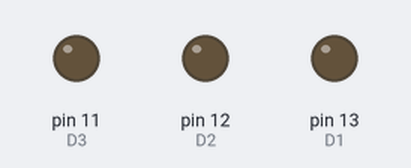
Simulated run of this sketch. Board: Arduino Uno, built with avr-gcc and run on an emulated ATmega328P. On the bench: output pins drawn as LEDs (lit = HIGH). Pins used as bus, display or sensor lines are not drawn.

Above: at 0.15 s.
At 0.45 s:
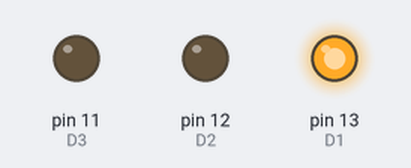
At 1.35 s:
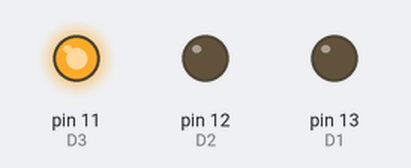
At 2.85 s:
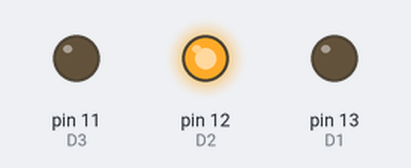
At 4.05 s:
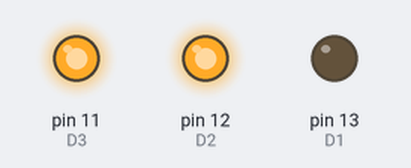
At 5.55 s:
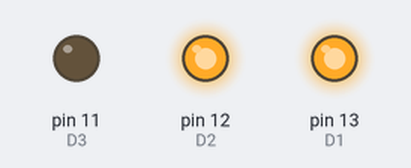
Timing chart, 0 to 5.9 s (numbered marks = the images above):
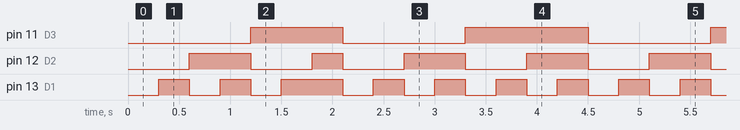

The sketch:

Arduino_Uno_LED_1.4_bits.ino
```cpp
int D1=13;
int D2=12;
int D3=11;
int D4=10;
int delLED=300;

void setup() {
pinMode(D1,OUTPUT);
pinMode(D2,OUTPUT);
pinMode(D3,OUTPUT);
pinMode(D4,OUTPUT);

  // put your setup code here, to run once:

}

void loop() {
digitalWrite(D1,LOW); //0000
digitalWrite(D2,LOW);
digitalWrite(D3,LOW);
digitalWrite(D4,LOW);
delay (delLED);
digitalWrite(D1,HIGH); //0001
digitalWrite(D2,LOW);
digitalWrite(D3,LOW);
digitalWrite(D4,LOW);
delay (delLED);
digitalWrite(D1,LOW); //0010
digitalWrite(D2,HIGH);
digitalWrite(D3,LOW);
digitalWrite(D4,LOW);
delay (delLED);
digitalWrite(D1,HIGH); //0011
digitalWrite(D2,HIGH);
digitalWrite(D3,LOW);
digitalWrite(D4,LOW);
delay (delLED);
digitalWrite(D1,LOW); //0100
digitalWrite(D2,LOW);
digitalWrite(D3,HIGH);
digitalWrite(D4,LOW);
delay (delLED);
digitalWrite(D1,HIGH); //0101
digitalWrite(D2,LOW);
digitalWrite(D3,HIGH);
digitalWrite(D4,LOW);
delay (delLED);
digitalWrite(D1,HIGH); //0111
digitalWrite(D2,HIGH);
digitalWrite(D3,HIGH);
digitalWrite(D4,LOW);
delay (delLED);
digitalWrite(D1,LOW); //1000
digitalWrite(D2,LOW);
digitalWrite(D3,LOW);
digitalWrite(D4,HIGH);
delay (delLED);
digitalWrite(D1,HIGH); //1001
digitalWrite(D2,LOW);
digitalWrite(D3,LOW);
digitalWrite(D4,HIGH);
delay (delLED);
digitalWrite(D1,LOW); //1010
digitalWrite(D2,HIGH);
digitalWrite(D3,LOW);
digitalWrite(D4,HIGH);
delay (delLED);
digitalWrite(D1,HIGH); //1011
digitalWrite(D2,HIGH);
digitalWrite(D3,LOW);
digitalWrite(D4,HIGH);
delay (delLED);
digitalWrite(D1,LOW); //1100
digitalWrite(D2,LOW);
digitalWrite(D3,HIGH);
digitalWrite(D4,HIGH);
delay (delLED);
digitalWrite(D1,HIGH); //1101
digitalWrite(D2,LOW);
digitalWrite(D3,HIGH);
digitalWrite(D4,HIGH);
delay (delLED);
digitalWrite(D1,LOW); //1110
digitalWrite(D2,HIGH);
digitalWrite(D3,HIGH);
digitalWrite(D4,HIGH);
delay (delLED);
digitalWrite(D1,HIGH); //1111
digitalWrite(D2,HIGH);
digitalWrite(D3,HIGH);
digitalWrite(D4,HIGH);
delay (delLED);
  // put your main code here, to run repeatedly:

}
```

Measured:
- by itself, pin 11 (D3): repeats every 4.5 s: LOW 1.2 s, HIGH 1.2 s, LOW 1.2 s, HIGH 0.90 s
- by itself, pin 12 (D2): repeats every 4.5 s: LOW 0.60 s, HIGH 0.30 s, 3 × (LOW 0.60 s, HIGH 0.60 s)
- by itself, pin 13 (D1): repeats every 4.5 s: LOW 0.30 s, HIGH 0.30 s, LOW 0.30 s, HIGH 0.60 s, 5 × (LOW 0.30 s, HIGH 0.30 s)
